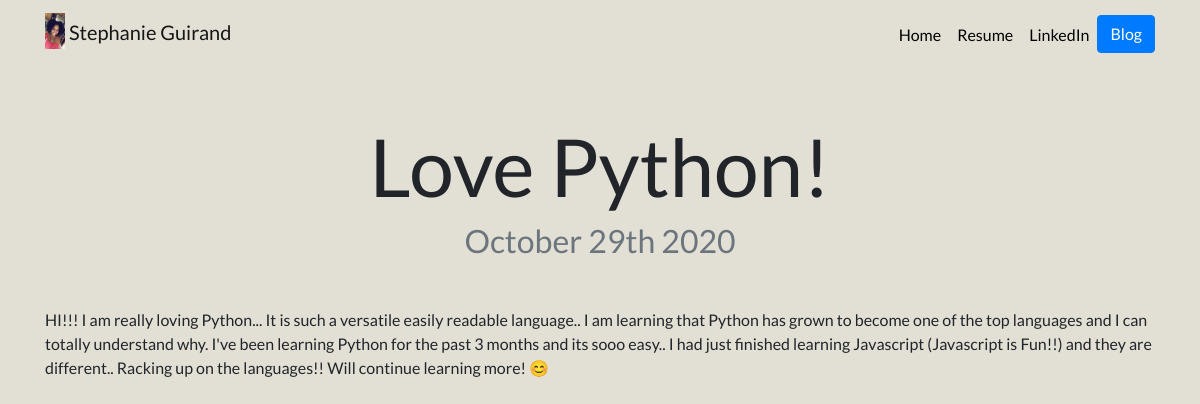
Page /blog/1/ on the committed database.
### blog/models.py (models this page shows, shortened)
class Blog(models.Model):
    title = models.CharField(max_length=200)
    blog_content = models.TextField()
    date = models.DateField()

### blog/views.py (the view)
# urls.py: path('<int:blog_id>/', views.detail, name='detail'),
def detail(request, blog_id):
    blog = get_object_or_404(Blog, pk=blog_id)
    return render(request, 'blog/detail.html', {'blog': blog})

### blog/templates/blog/detail.html
{% extends 'portfolio/base.html' %} {% load static %} {% block content %}
<h1 class="text-center mt-5" id="blogdetailtitle">{{blog.title }}</h1>
<h2 class="text-center text-muted mb-5">{{ blog.date|date:'F jS Y'}}</h2>
{{blog.blog_content|safe}} {% endblock %}

### portfolio/static/portfolio/custom.css (style rules this page uses)
body { font-family: "Lato", sans-serif; }
@media (min-width: 992px) { #blogdetailtitle { font-size: 5rem; } }
body { background-color: rgba(218, 215, 200, 0.78); }

### rows in the picture
Blog: title "Love Python!", date "October 29th 2020", blog_content "HI!!! I am really loving Python... It is such a versatile easily readable language.. I am learning that Python has grown to become one of the top languages and I can totally understand why. I've been learning Python for the past 3 months and its sooo easy.. I had just finished learning Javascript (Javascript is Fun!!) and they are different.. Racking up on the languages!! Will continue learning more! 😊"
